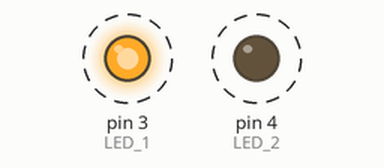
Simulated run of this sketch. Board: Arduino Uno, built with avr-gcc and run on an emulated ATmega328P. Parts: output pins drawn as LEDs (lit = HIGH). Dashed ring = blinking.

Above: at 0.2 s.
Timing chart, 0 to 3.0 s (numbered marks = the images above):
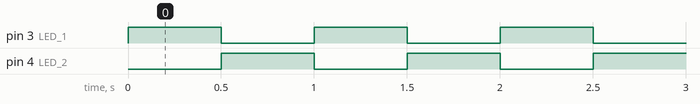

The sketch:

dual_blink.ino
```cpp
const int LED_1 = 3;
const int LED_2 = 4;

void setup() {
  // put your setup code here, to run once:
  pinMode(LED_1, OUTPUT);
  pinMode(LED_2, OUTPUT);
}

void loop() {
  // put your main code here, to run repeatedly:
  digitalWrite(LED_1, HIGH);
  digitalWrite(LED_2, LOW);
  delay(500);
  digitalWrite(LED_1, LOW);
  digitalWrite(LED_2, HIGH);
  delay(500);
}
```

Measured:
- by itself, pin 3 (LED_1), pin 4 (LED_2): alternates HIGH for 0.50 s and LOW for 0.50 s
